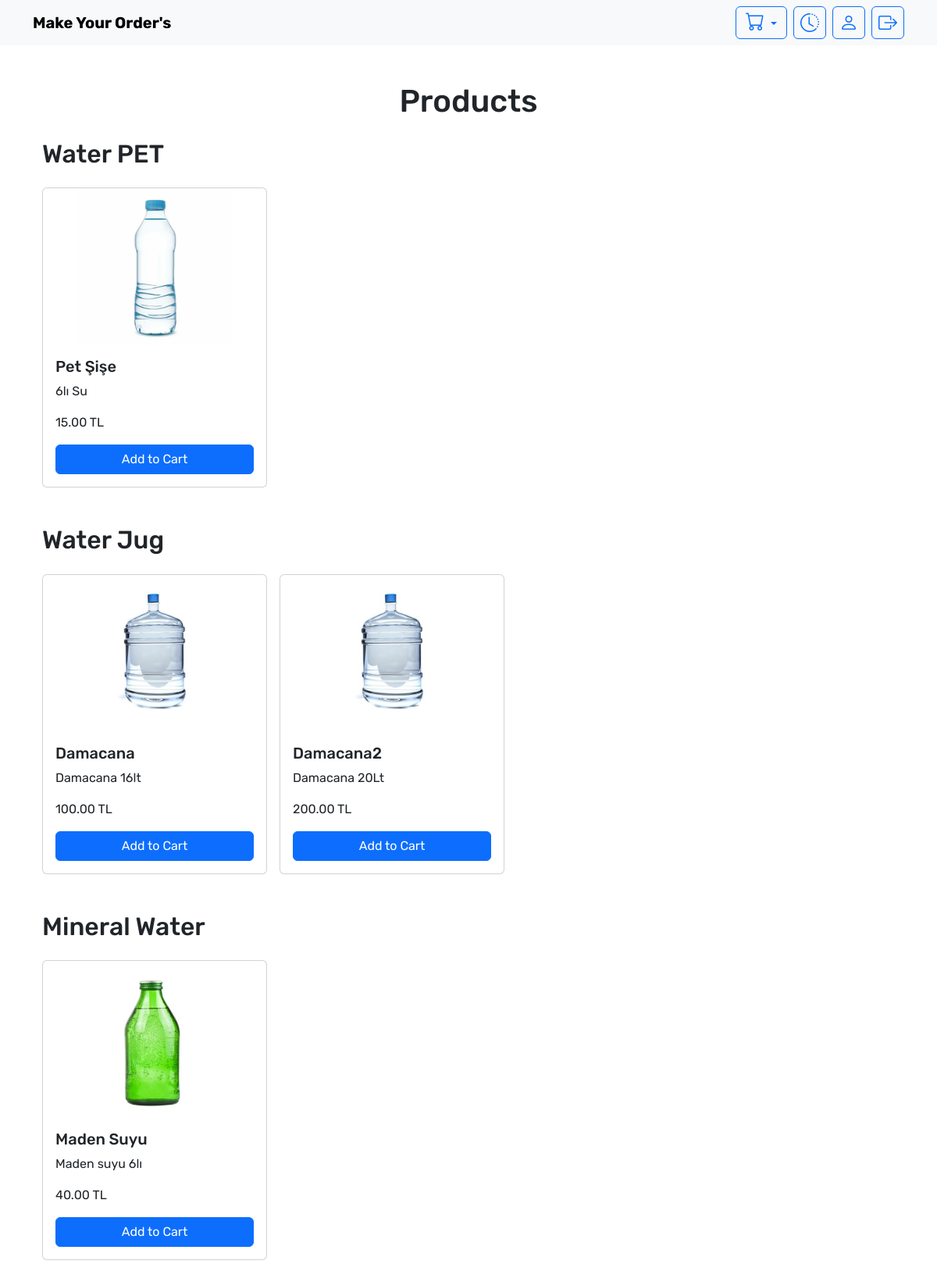
/user_dashboard/ (signed in), run on the app's committed database.
### waterproject/models.py (models this page shows, shortened)
class Category(models.Model):
    name = models.CharField(max_length=100, unique=True)
    description = models.TextField(null=True, blank=True)
    image = models.ImageField(upload_to='categories/', null=True, blank=True)

class Product(models.Model):
    category = models.ForeignKey(Category, on_delete=models.CASCADE, related_name='products')
    name = models.CharField(max_length=100)
    description = models.TextField()
    price = models.DecimalField(max_digits=8, decimal_places=2)
    stock = models.IntegerField(default=0)
    image = models.ImageField(upload_to='products/', null=True, blank=True)

### waterproject/views.py (the view)
# urls.py: path('user_dashboard/', views.user_dashboard, name='user_dashboard'),
@login_required
def user_dashboard(request):
    user = request.user
    orders = Order.objects.filter(user=user).order_by('-created_at')
    categories = Category.objects.all()
    context = {
        'orders': orders,
        'categories': categories,
    }
    return render(request, 'dashboard/user_dashboard.html', context)

### waterproject/templates/dashboard/user_dashboard.html (shortened to what this page needs)
{% extends "dashboardbase.html" %}
{% load static %}
{% block content %}
    <body>
    <header>
    <nav class="navbar navbar-expand-lg navbar-light bg-light">
        <div class="container">
            <a class="navbar-brand" onclick="showTab('order')" href="#">Make Your Order's</a>
            <div class="d-flex ml-auto align-items-center">
                <div class="dropdown me-2">
                    <a href="#" class="btn btn-outline-primary dropdown-toggle" id="dropdownMenuButton"
                       data-bs-toggle="dropdown" aria-expanded="false">
                        <i class="bi bi-cart"></i>
                    </a>
                </div>
                <a class="btn btn-outline-primary p-2 me-2" onclick="showTab('last-orders')">
                    <i class="bi bi-clock-history"></i>
                </a>
                <a class="btn btn-outline-primary p-2 me-2"
                   onclick="window.location.href='{% url 'profile_view' %}'">
                    <i class="bi bi-person"></i>
                </a>
                {% if user.is_authenticated %}
                    <form action="{% url 'logout' %}" method="post" class="mb-0 d-inline" id="logoutForm">
                        <button type="submit" class="btn btn-outline-primary p-2" onclick="clearLocalStorage()">
                            <i class="bi bi-box-arrow-right"></i>
                        </button>
                    </form>
                {% endif %}
            </div>
        </div>
    </nav>
</header>
    <div class="container mt-4">
        <div id="order" class="tab-content">
            <div class="container mt-5">
                <h1 class="text-center mb-4">Products</h1>
                {% for category in categories %}
                    <h2>{{ category.description }}</h2>
                    <div class="position-relative mb-5">
                        <div class="overflow-auto">
                            <div class="d-flex flex-nowrap mt-" id="carousel-{{ category.name }}">
                                {% for product in category.products.all %}
                                    <div class="card me-3 product-card mt-3" data-id="{{ product.id }}"
                                         data-name="{{ product.name }}" data-price="{{ product.price }}"
                                         style="flex: 0 0 auto; width: 18rem;">
                                        {% if product.image %}
                                            <img src="{{ product.image.url }}" class="card-img-top img-fluid"
                                                 alt="{{ product.name }}"
                                                 style="max-height: 200px; object-fit: contain;">
                                        {% endif %}
                                        <div class="card-body d-flex flex-column">
                                            <h5 class="card-title">{{ product.name }}</h5>
                                            <p class="card-text flex-grow-1">{{ product.description }}</p>
                                            <p class="card-text">{{ product.price }} TL</p>
                                            <button class="btn btn-primary mt-auto add-to-cart">Add to Cart</button>
                                        </div>
                                    </div>
                                {% empty %}
                                    <p>Bu kategoride ürün bulunmamaktadır.</p>
                                {% endfor %}
                            </div>
                        </div>
                    </div>
                {% endfor %}
            </div>
        </div>
    </div>
    </body>
{% endblock %}

### static/css/userpage.css (style rules this page uses)
* { font-family: "Rubik"; }
body { margin: 0; }
header { margin-bottom: 20px; }
.navbar-brand { font-weight: bold; }
.btn i { font-size: 24px; }

### data on the page
Category: description "Water PET"
Product: image (picture), name "Pet Şişe", description "6lı Su", price "15.00"
Category: description "Water Jug"
Product: image (picture), name "Damacana", description "Damacana 16lt", price "100.00"
Product: image (picture), name "Damacana2", description "Damacana 20Lt", price "200.00"
Category: description "Mineral Water"
Product: image (picture), name "Maden Suyu", description "Maden suyu 6lı", price "40.00"
